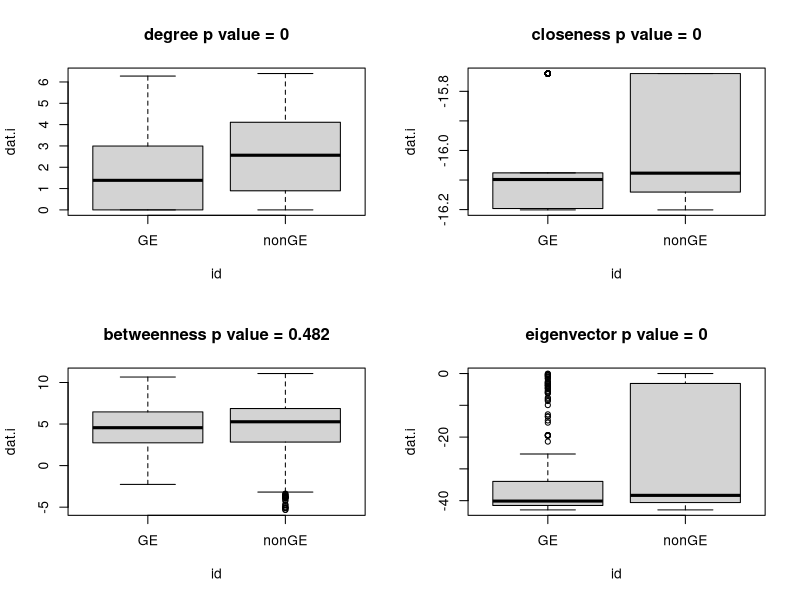

The R source for this figure:
#libraries
library(igraph)

#data
dat.test<- read.csv("../data/gene_expression_net_feltus_main.csv")

genes_winter <- read.csv("../data/Splitting Drought/Winter GxE.csv")
genes_spring <- read.csv("../data/Splitting Drought/Spring GxE.csv")

genes <- c(as.character(genes_winter[,1]), as.character(genes_spring[,1]))
genes <- unique(genes)

layout(matrix(1:4,ncol=2))
for(i in 2:ncol(dat.test)){
  dat.i <- dat.test[which(is.finite(log(dat.test[,i]))==TRUE),]
  use <- which(dat.i[,1] %in% genes)
  id <- rep('nonGE',nrow(dat.i))
  id[use] <- 'GE'
  dat.i <- log(dat.i[,i])
  obs.i <- abs(mean(dat.i[use])-mean(dat.i[-use]))
  len1 <- c()
  for(j in 1:1000){
    use.j <- sample(1:length(id), length(use), replace=TRUE)
    met.j <- abs(mean(dat.i[use.j])-mean(dat.i[-use.j]))
    len1 <- c(len1,met.j)
  }
  p.i <- round(length(which(len1>obs.i)),4)/j
  boxplot(dat.i~id,main=paste0(colnames(dat.test)[i],' p value = ',p.i))
}